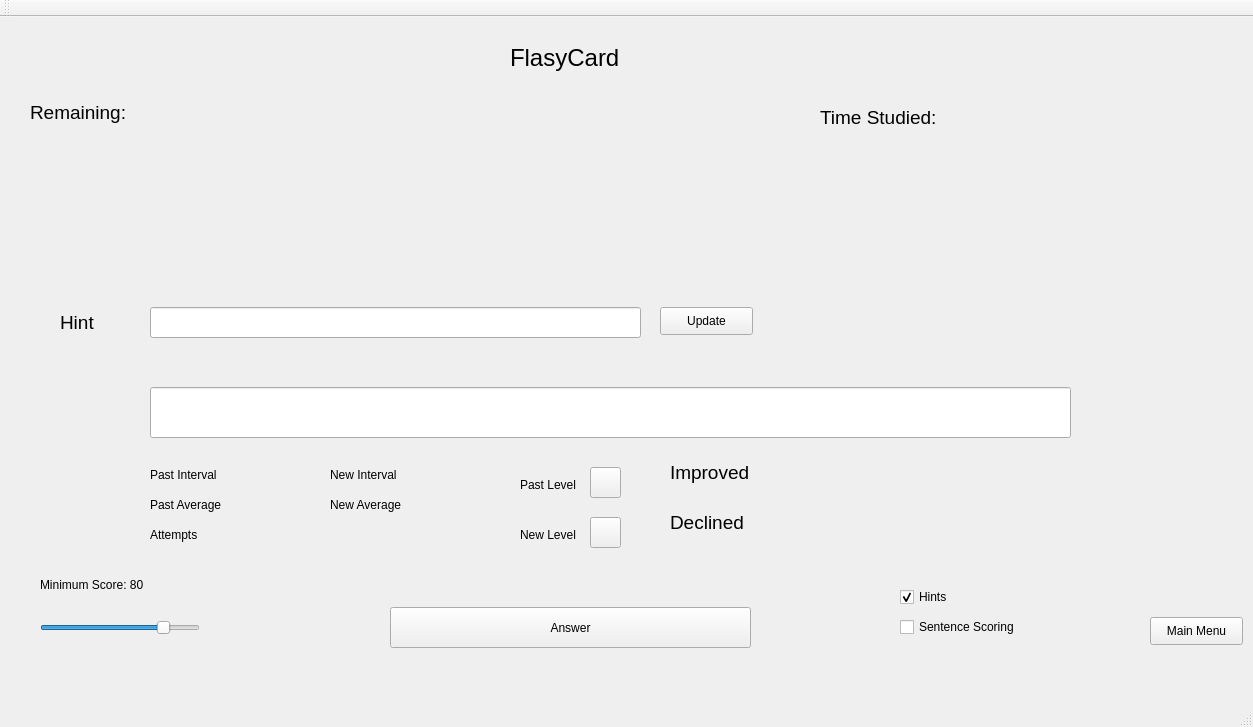
<?xml version="1.0" encoding="UTF-8"?>
<ui version="4.0">
 <class>MainWindow</class>
 <widget class="QMainWindow" name="MainWindow">
  <property name="geometry">
   <rect>
    <x>0</x>
    <y>0</y>
    <width>1253</width>
    <height>727</height>
   </rect>
  </property>
  <property name="windowTitle">
   <string>MainWindow</string>
  </property>
  <widget class="QWidget" name="centralWidget">
   <widget class="QStackedWidget" name="stackedWidget">
    <property name="geometry">
     <rect>
      <x>0</x>
      <y>70</y>
      <width>1251</width>
      <height>611</height>
     </rect>
    </property>
    <property name="currentIndex">
     <number>6</number>
    </property>
    <widget class="QWidget" name="Main">
     <widget class="QPushButton" name="mainDeckManager">
      <property name="geometry">
       <rect>
        <x>230</x>
        <y>150</y>
        <width>101</width>
        <height>71</height>
       </rect>
      </property>
      <property name="text">
       <string>Deck Manager</string>
      </property>
     </widget>
     <widget class="QPushButton" name="mainStudy">
      <property name="geometry">
       <rect>
        <x>230</x>
        <y>280</y>
        <width>101</width>
        <height>71</height>
       </rect>
      </property>
      <property name="text">
       <string>Study</string>
      </property>
     </widget>
     <widget class="QPushButton" name="mainDeckManager_2">
      <property name="geometry">
       <rect>
        <x>70</x>
        <y>150</y>
        <width>101</width>
        <height>71</height>
       </rect>
      </property>
      <property name="text">
       <string>Create Deck</string>
      </property>
     </widget>
     <widget class="QTableWidget" name="mainDeckView">
      <property name="geometry">
       <rect>
        <x>445</x>
        <y>91</y>
        <width>311</width>
        <height>341</height>
       </rect>
      </property>
     </widget>
     <widget class="QPushButton" name="mainStatsButton">
      <property name="geometry">
       <rect>
        <x>70</x>
        <y>280</y>
        <width>101</width>
        <height>71</height>
       </rect>
      </property>
      <property name="text">
       <string>Stats</string>
      </property>
     </widget>
    </widget>
    <widget class="QWidget" name="DeckMain">
     <widget class="QPushButton" name="deckManagerAddCard">
      <property name="geometry">
       <rect>
        <x>160</x>
        <y>140</y>
        <width>101</width>
        <height>71</height>
       </rect>
      </property>
      <property name="text">
       <string>Add Card</string>
      </property>
     </widget>
     <widget class="QPushButton" name="deckManagerImport">
      <property name="geometry">
       <rect>
        <x>160</x>
        <y>260</y>
        <width>101</width>
        <height>71</height>
       </rect>
      </property>
      <property name="text">
       <string>Import Cards</string>
      </property>
     </widget>
     <widget class="QLabel" name="deckManagerTitle">
      <property name="geometry">
       <rect>
        <x>210</x>
        <y>10</y>
        <width>351</width>
        <height>51</height>
       </rect>
      </property>
      <property name="font">
       <font>
        <pointsize>24</pointsize>
       </font>
      </property>
      <property name="text">
       <string/>
      </property>
     </widget>
     <widget class="QPushButton" name="deckManagerCollection">
      <property name="geometry">
       <rect>
        <x>160</x>
        <y>370</y>
        <width>101</width>
        <height>71</height>
       </rect>
      </property>
      <property name="text">
       <string>Manage Cards</string>
      </property>
     </widget>
    </widget>
    <widget class="QWidget" name="AddCard">
     <widget class="QLineEdit" name="addCardFront">
      <property name="geometry">
       <rect>
        <x>140</x>
        <y>190</y>
        <width>113</width>
        <height>22</height>
       </rect>
      </property>
     </widget>
     <widget class="QLineEdit" name="addCardBack">
      <property name="geometry">
       <rect>
        <x>140</x>
        <y>240</y>
        <width>113</width>
        <height>22</height>
       </rect>
      </property>
     </widget>
     <widget class="QLabel" name="label_4">
      <property name="geometry">
       <rect>
        <x>50</x>
        <y>190</y>
        <width>55</width>
        <height>16</height>
       </rect>
      </property>
      <property name="text">
       <string>Front</string>
      </property>
     </widget>
     <widget class="QLabel" name="label_5">
      <property name="geometry">
       <rect>
        <x>50</x>
        <y>240</y>
        <width>55</width>
        <height>16</height>
       </rect>
      </property>
      <property name="text">
       <string>Back</string>
      </property>
     </widget>
     <widget class="QPushButton" name="addCardButton">
      <property name="geometry">
       <rect>
        <x>470</x>
        <y>230</y>
        <width>101</width>
        <height>71</height>
       </rect>
      </property>
      <property name="text">
       <string>Add</string>
      </property>
     </widget>
     <widget class="QLabel" name="addCardTitle">
      <property name="geometry">
       <rect>
        <x>210</x>
        <y>20</y>
        <width>351</width>
        <height>51</height>
       </rect>
      </property>
      <property name="font">
       <font>
        <pointsize>24</pointsize>
       </font>
      </property>
      <property name="text">
       <string/>
      </property>
     </widget>
    </widget>
    <widget class="QWidget" name="CreateDeck">
     <widget class="QPushButton" name="createDeckButton">
      <property name="geometry">
       <rect>
        <x>620</x>
        <y>350</y>
        <width>111</width>
        <height>71</height>
       </rect>
      </property>
      <property name="text">
       <string>Create</string>
      </property>
     </widget>
     <widget class="QLineEdit" name="createDeckEdit">
      <property name="geometry">
       <rect>
        <x>380</x>
        <y>230</y>
        <width>113</width>
        <height>22</height>
       </rect>
      </property>
     </widget>
     <widget class="QLabel" name="label_3">
      <property name="geometry">
       <rect>
        <x>230</x>
        <y>220</y>
        <width>131</width>
        <height>41</height>
       </rect>
      </property>
      <property name="font">
       <font>
        <pointsize>14</pointsize>
       </font>
      </property>
      <property name="text">
       <string>Deck Name</string>
      </property>
     </widget>
     <widget class="QPushButton" name="createReturnMain">
      <property name="geometry">
       <rect>
        <x>870</x>
        <y>350</y>
        <width>111</width>
        <height>71</height>
       </rect>
      </property>
      <property name="text">
       <string>Main Menu</string>
      </property>
     </widget>
     <widget class="QLabel" name="label_17">
      <property name="geometry">
       <rect>
        <x>230</x>
        <y>260</y>
        <width>141</width>
        <height>41</height>
       </rect>
      </property>
      <property name="font">
       <font>
        <pointsize>14</pointsize>
       </font>
      </property>
      <property name="text">
       <string>Daily Updates</string>
      </property>
     </widget>
     <widget class="QLabel" name="label_21">
      <property name="geometry">
       <rect>
        <x>230</x>
        <y>300</y>
        <width>131</width>
        <height>41</height>
       </rect>
      </property>
      <property name="font">
       <font>
        <pointsize>14</pointsize>
       </font>
      </property>
      <property name="text">
       <string>Max Interval</string>
      </property>
     </widget>
     <widget class="QLineEdit" name="createUpdates">
      <property name="geometry">
       <rect>
        <x>380</x>
        <y>270</y>
        <width>113</width>
        <height>22</height>
       </rect>
      </property>
      <property name="text">
       <string>20</string>
      </property>
     </widget>
     <widget class="QLineEdit" name="createInterval">
      <property name="geometry">
       <rect>
        <x>380</x>
        <y>310</y>
        <width>113</width>
        <height>22</height>
       </rect>
      </property>
      <property name="text">
       <string>30</string>
      </property>
     </widget>
    </widget>
    <widget class="QWidget" name="Import">
     <widget class="QLabel" name="importTitle">
      <property name="geometry">
       <rect>
        <x>200</x>
        <y>10</y>
        <width>351</width>
        <height>51</height>
       </rect>
      </property>
      <property name="font">
       <font>
        <pointsize>24</pointsize>
       </font>
      </property>
      <property name="text">
       <string/>
      </property>
     </widget>
     <widget class="QPushButton" name="inputFileSelect">
      <property name="geometry">
       <rect>
        <x>480</x>
        <y>100</y>
        <width>93</width>
        <height>28</height>
       </rect>
      </property>
      <property name="text">
       <string>Select File</string>
      </property>
     </widget>
     <widget class="QLabel" name="importSampleBreakdown">
      <property name="geometry">
       <rect>
        <x>80</x>
        <y>250</y>
        <width>581</width>
        <height>21</height>
       </rect>
      </property>
      <property name="text">
       <string>TextLabel</string>
      </property>
     </widget>
     <widget class="QLabel" name="label_7">
      <property name="geometry">
       <rect>
        <x>100</x>
        <y>200</y>
        <width>101</width>
        <height>16</height>
       </rect>
      </property>
      <property name="text">
       <string>Object Seperator</string>
      </property>
     </widget>
     <widget class="QPushButton" name="inputCheckInput">
      <property name="geometry">
       <rect>
        <x>280</x>
        <y>300</y>
        <width>93</width>
        <height>28</height>
       </rect>
      </property>
      <property name="text">
       <string>Check Input</string>
      </property>
     </widget>
     <widget class="QComboBox" name="importSelector">
      <property name="geometry">
       <rect>
        <x>230</x>
        <y>200</y>
        <width>73</width>
        <height>22</height>
       </rect>
      </property>
      <item>
       <property name="text">
        <string>Tab</string>
       </property>
      </item>
      <item>
       <property name="text">
        <string>-</string>
       </property>
      </item>
      <item>
       <property name="text">
        <string>Other</string>
       </property>
      </item>
     </widget>
     <widget class="QLineEdit" name="importSeperatorEdit">
      <property name="geometry">
       <rect>
        <x>330</x>
        <y>200</y>
        <width>113</width>
        <height>22</height>
       </rect>
      </property>
      <property name="maxLength">
       <number>1</number>
      </property>
     </widget>
     <widget class="QLabel" name="label_6">
      <property name="geometry">
       <rect>
        <x>80</x>
        <y>310</y>
        <width>55</width>
        <height>16</height>
       </rect>
      </property>
      <property name="text">
       <string>Front</string>
      </property>
     </widget>
     <widget class="QLabel" name="label_8">
      <property name="geometry">
       <rect>
        <x>80</x>
        <y>340</y>
        <width>55</width>
        <height>16</height>
       </rect>
      </property>
      <property name="text">
       <string>Back</string>
      </property>
     </widget>
     <widget class="QLabel" name="label_9">
      <property name="geometry">
       <rect>
        <x>80</x>
        <y>370</y>
        <width>55</width>
        <height>16</height>
       </rect>
      </property>
      <property name="text">
       <string>Unit</string>
      </property>
     </widget>
     <widget class="QComboBox" name="importComboFront">
      <property name="geometry">
       <rect>
        <x>140</x>
        <y>310</y>
        <width>73</width>
        <height>22</height>
       </rect>
      </property>
      <item>
       <property name="text">
        <string>None</string>
       </property>
      </item>
     </widget>
     <widget class="QComboBox" name="importComboBack">
      <property name="geometry">
       <rect>
        <x>140</x>
        <y>340</y>
        <width>73</width>
        <height>22</height>
       </rect>
      </property>
      <item>
       <property name="text">
        <string>None</string>
       </property>
      </item>
     </widget>
     <widget class="QComboBox" name="importComboUnit">
      <property name="geometry">
       <rect>
        <x>140</x>
        <y>370</y>
        <width>73</width>
        <height>22</height>
       </rect>
      </property>
      <item>
       <property name="text">
        <string>None</string>
       </property>
      </item>
     </widget>
     <widget class="QPushButton" name="importImportButotn">
      <property name="geometry">
       <rect>
        <x>510</x>
        <y>420</y>
        <width>93</width>
        <height>28</height>
       </rect>
      </property>
      <property name="text">
       <string>Import</string>
      </property>
     </widget>
     <widget class="QLabel" name="label_10">
      <property name="geometry">
       <rect>
        <x>80</x>
        <y>400</y>
        <width>55</width>
        <height>16</height>
       </rect>
      </property>
      <property name="text">
       <string>Sound</string>
      </property>
     </widget>
     <widget class="QComboBox" name="importComboSound">
      <property name="geometry">
       <rect>
        <x>140</x>
        <y>400</y>
        <width>73</width>
        <height>22</height>
       </rect>
      </property>
      <item>
       <property name="text">
        <string>None</string>
       </property>
      </item>
     </widget>
     <widget class="QLabel" name="importFileLabel">
      <property name="geometry">
       <rect>
        <x>100</x>
        <y>110</y>
        <width>351</width>
        <height>21</height>
       </rect>
      </property>
      <property name="text">
       <string/>
      </property>
     </widget>
     <widget class="QPushButton" name="importReturnMain">
      <property name="geometry">
       <rect>
        <x>890</x>
        <y>460</y>
        <width>93</width>
        <height>28</height>
       </rect>
      </property>
      <property name="text">
       <string>Main</string>
      </property>
     </widget>
    </widget>
    <widget class="QWidget" name="DeckSummary">
     <widget class="QPushButton" name="deckSummaryStudy">
      <property name="geometry">
       <rect>
        <x>600</x>
        <y>310</y>
        <width>81</width>
        <height>51</height>
       </rect>
      </property>
      <property name="text">
       <string>Study</string>
      </property>
     </widget>
     <widget class="QLabel" name="label_11">
      <property name="geometry">
       <rect>
        <x>200</x>
        <y>160</y>
        <width>121</width>
        <height>31</height>
       </rect>
      </property>
      <property name="font">
       <font>
        <pointsize>14</pointsize>
       </font>
      </property>
      <property name="text">
       <string>Due Today:</string>
      </property>
     </widget>
     <widget class="QLabel" name="label_12">
      <property name="geometry">
       <rect>
        <x>200</x>
        <y>200</y>
        <width>131</width>
        <height>31</height>
       </rect>
      </property>
      <property name="font">
       <font>
        <pointsize>14</pointsize>
       </font>
      </property>
      <property name="text">
       <string>Cards Seen:</string>
      </property>
     </widget>
     <widget class="QLabel" name="label_13">
      <property name="geometry">
       <rect>
        <x>200</x>
        <y>240</y>
        <width>131</width>
        <height>31</height>
       </rect>
      </property>
      <property name="font">
       <font>
        <pointsize>14</pointsize>
       </font>
      </property>
      <property name="text">
       <string>Total Cards:</string>
      </property>
     </widget>
     <widget class="QLabel" name="deckSumToday">
      <property name="geometry">
       <rect>
        <x>340</x>
        <y>160</y>
        <width>121</width>
        <height>31</height>
       </rect>
      </property>
      <property name="font">
       <font>
        <pointsize>14</pointsize>
       </font>
      </property>
      <property name="text">
       <string/>
      </property>
     </widget>
     <widget class="QLabel" name="deckSumSeen">
      <property name="geometry">
       <rect>
        <x>340</x>
        <y>200</y>
        <width>121</width>
        <height>31</height>
       </rect>
      </property>
      <property name="font">
       <font>
        <pointsize>14</pointsize>
       </font>
      </property>
      <property name="text">
       <string/>
      </property>
     </widget>
     <widget class="QLabel" name="deckSumTotal">
      <property name="geometry">
       <rect>
        <x>340</x>
        <y>240</y>
        <width>121</width>
        <height>31</height>
       </rect>
      </property>
      <property name="font">
       <font>
        <pointsize>14</pointsize>
       </font>
      </property>
      <property name="text">
       <string/>
      </property>
     </widget>
     <widget class="QLabel" name="deckSumTitle">
      <property name="geometry">
       <rect>
        <x>320</x>
        <y>10</y>
        <width>391</width>
        <height>81</height>
       </rect>
      </property>
      <property name="font">
       <font>
        <pointsize>24</pointsize>
       </font>
      </property>
      <property name="text">
       <string/>
      </property>
     </widget>
    </widget>
    <widget class="QWidget" name="Study">
     <widget class="QLabel" name="studyRemaining">
      <property name="geometry">
       <rect>
        <x>30</x>
        <y>10</y>
        <width>311</width>
        <height>31</height>
       </rect>
      </property>
      <property name="font">
       <font>
        <pointsize>14</pointsize>
       </font>
      </property>
      <property name="text">
       <string>Remaining:</string>
      </property>
     </widget>
     <widget class="QLabel" name="studyFront">
      <property name="geometry">
       <rect>
        <x>150</x>
        <y>70</y>
        <width>681</width>
        <height>61</height>
       </rect>
      </property>
      <property name="font">
       <font>
        <pointsize>14</pointsize>
       </font>
      </property>
      <property name="text">
       <string/>
      </property>
     </widget>
     <widget class="QLabel" name="label_19">
      <property name="geometry">
       <rect>
        <x>60</x>
        <y>220</y>
        <width>51</width>
        <height>31</height>
       </rect>
      </property>
      <property name="font">
       <font>
        <pointsize>14</pointsize>
       </font>
      </property>
      <property name="text">
       <string>Hint</string>
      </property>
     </widget>
     <widget class="QLabel" name="studyAnswerLabel">
      <property name="geometry">
       <rect>
        <x>150</x>
        <y>150</y>
        <width>671</width>
        <height>41</height>
       </rect>
      </property>
      <property name="font">
       <font>
        <pointsize>16</pointsize>
       </font>
      </property>
      <property name="text">
       <string/>
      </property>
     </widget>
     <widget class="QLabel" name="studyHintLabel">
      <property name="geometry">
       <rect>
        <x>150</x>
        <y>260</y>
        <width>911</width>
        <height>31</height>
       </rect>
      </property>
      <property name="font">
       <font>
        <pointsize>14</pointsize>
       </font>
      </property>
      <property name="text">
       <string/>
      </property>
     </widget>
     <widget class="QLineEdit" name="studyHintEdit">
      <property name="geometry">
       <rect>
        <x>150</x>
        <y>220</y>
        <width>491</width>
        <height>31</height>
       </rect>
      </property>
      <property name="font">
       <font>
        <pointsize>14</pointsize>
       </font>
      </property>
     </widget>
     <widget class="QLineEdit" name="studyAnswerEdit">
      <property name="geometry">
       <rect>
        <x>150</x>
        <y>300</y>
        <width>921</width>
        <height>51</height>
       </rect>
      </property>
      <property name="font">
       <font>
        <pointsize>14</pointsize>
       </font>
      </property>
     </widget>
     <widget class="QPushButton" name="studyHintButton">
      <property name="geometry">
       <rect>
        <x>660</x>
        <y>220</y>
        <width>93</width>
        <height>28</height>
       </rect>
      </property>
      <property name="text">
       <string>Update</string>
      </property>
     </widget>
     <widget class="QPushButton" name="studyAnswerButton">
      <property name="geometry">
       <rect>
        <x>390</x>
        <y>520</y>
        <width>361</width>
        <height>41</height>
       </rect>
      </property>
      <property name="text">
       <string>Answer</string>
      </property>
     </widget>
     <widget class="QLabel" name="label_14">
      <property name="geometry">
       <rect>
        <x>150</x>
        <y>380</y>
        <width>81</width>
        <height>16</height>
       </rect>
      </property>
      <property name="text">
       <string>Past Interval</string>
      </property>
     </widget>
     <widget class="QLabel" name="label_15">
      <property name="geometry">
       <rect>
        <x>150</x>
        <y>440</y>
        <width>61</width>
        <height>16</height>
       </rect>
      </property>
      <property name="text">
       <string>Attempts</string>
      </property>
     </widget>
     <widget class="QLabel" name="label_16">
      <property name="geometry">
       <rect>
        <x>150</x>
        <y>410</y>
        <width>81</width>
        <height>16</height>
       </rect>
      </property>
      <property name="text">
       <string>Past Average</string>
      </property>
     </widget>
     <widget class="QLabel" name="studyPastAttempts">
      <property name="geometry">
       <rect>
        <x>240</x>
        <y>440</y>
        <width>55</width>
        <height>16</height>
       </rect>
      </property>
      <property name="text">
       <string/>
      </property>
     </widget>
     <widget class="QLabel" name="studyPastAverage">
      <property name="geometry">
       <rect>
        <x>240</x>
        <y>410</y>
        <width>55</width>
        <height>16</height>
       </rect>
      </property>
      <property name="text">
       <string/>
      </property>
     </widget>
     <widget class="QLabel" name="studyPastInterval">
      <property name="geometry">
       <rect>
        <x>240</x>
        <y>380</y>
        <width>55</width>
        <height>16</height>
       </rect>
      </property>
      <property name="text">
       <string/>
      </property>
     </widget>
     <widget class="QSlider" name="studyScoreSlider">
      <property name="geometry">
       <rect>
        <x>40</x>
        <y>530</y>
        <width>160</width>
        <height>22</height>
       </rect>
      </property>
      <property name="maximum">
       <number>100</number>
      </property>
      <property name="singleStep">
       <number>10</number>
      </property>
      <property name="value">
       <number>80</number>
      </property>
      <property name="orientation">
       <enum>Qt::Horizontal</enum>
      </property>
     </widget>
     <widget class="QLabel" name="studyMinScoreLabel">
      <property name="geometry">
       <rect>
        <x>40</x>
        <y>490</y>
        <width>131</width>
        <height>16</height>
       </rect>
      </property>
      <property name="text">
       <string>Minimum Score: 80</string>
      </property>
     </widget>
     <widget class="QCheckBox" name="studySentenceCheck">
      <property name="geometry">
       <rect>
        <x>900</x>
        <y>530</y>
        <width>201</width>
        <height>20</height>
       </rect>
      </property>
      <property name="text">
       <string>Sentence Scoring</string>
      </property>
     </widget>
     <widget class="QLabel" name="label_18">
      <property name="geometry">
       <rect>
        <x>330</x>
        <y>380</y>
        <width>81</width>
        <height>16</height>
       </rect>
      </property>
      <property name="text">
       <string>New Interval</string>
      </property>
     </widget>
     <widget class="QLabel" name="label_20">
      <property name="geometry">
       <rect>
        <x>330</x>
        <y>410</y>
        <width>81</width>
        <height>16</height>
       </rect>
      </property>
      <property name="text">
       <string>New Average</string>
      </property>
     </widget>
     <widget class="QLabel" name="studyNewInterval">
      <property name="geometry">
       <rect>
        <x>420</x>
        <y>380</y>
        <width>81</width>
        <height>16</height>
       </rect>
      </property>
      <property name="text">
       <string/>
      </property>
     </widget>
     <widget class="QLabel" name="studyNewAverage">
      <property name="geometry">
       <rect>
        <x>420</x>
        <y>410</y>
        <width>81</width>
        <height>16</height>
       </rect>
      </property>
      <property name="text">
       <string/>
      </property>
     </widget>
     <widget class="QPushButton" name="studyPrevLevel">
      <property name="geometry">
       <rect>
        <x>590</x>
        <y>380</y>
        <width>31</width>
        <height>31</height>
       </rect>
      </property>
      <property name="text">
       <string/>
      </property>
     </widget>
     <widget class="QPushButton" name="studyNewLevel">
      <property name="geometry">
       <rect>
        <x>590</x>
        <y>430</y>
        <width>31</width>
        <height>31</height>
       </rect>
      </property>
      <property name="text">
       <string/>
      </property>
     </widget>
     <widget class="QLabel" name="studyRemaining_2">
      <property name="geometry">
       <rect>
        <x>670</x>
        <y>370</y>
        <width>101</width>
        <height>31</height>
       </rect>
      </property>
      <property name="font">
       <font>
        <pointsize>14</pointsize>
       </font>
      </property>
      <property name="text">
       <string>Improved</string>
      </property>
     </widget>
     <widget class="QLabel" name="studyRemaining_3">
      <property name="geometry">
       <rect>
        <x>670</x>
        <y>420</y>
        <width>101</width>
        <height>31</height>
       </rect>
      </property>
      <property name="font">
       <font>
        <pointsize>14</pointsize>
       </font>
      </property>
      <property name="text">
       <string>Declined</string>
      </property>
     </widget>
     <widget class="QLabel" name="studyDeclined">
      <property name="geometry">
       <rect>
        <x>780</x>
        <y>420</y>
        <width>101</width>
        <height>31</height>
       </rect>
      </property>
      <property name="font">
       <font>
        <pointsize>14</pointsize>
       </font>
      </property>
      <property name="text">
       <string/>
      </property>
     </widget>
     <widget class="QLabel" name="studyImproved">
      <property name="geometry">
       <rect>
        <x>780</x>
        <y>370</y>
        <width>101</width>
        <height>31</height>
       </rect>
      </property>
      <property name="font">
       <font>
        <pointsize>14</pointsize>
       </font>
      </property>
      <property name="text">
       <string/>
      </property>
     </widget>
     <widget class="QCheckBox" name="studyHintCheck">
      <property name="geometry">
       <rect>
        <x>900</x>
        <y>500</y>
        <width>201</width>
        <height>20</height>
       </rect>
      </property>
      <property name="text">
       <string>Hints</string>
      </property>
      <property name="checked">
       <bool>true</bool>
      </property>
      <property name="tristate">
       <bool>false</bool>
      </property>
     </widget>
     <widget class="QLabel" name="studyAnswerPercentLabel">
      <property name="geometry">
       <rect>
        <x>320</x>
        <y>440</y>
        <width>191</width>
        <height>51</height>
       </rect>
      </property>
      <property name="font">
       <font>
        <pointsize>16</pointsize>
       </font>
      </property>
      <property name="text">
       <string/>
      </property>
     </widget>
     <widget class="QLabel" name="studyElapsedTIme">
      <property name="geometry">
       <rect>
        <x>820</x>
        <y>10</y>
        <width>311</width>
        <height>41</height>
       </rect>
      </property>
      <property name="font">
       <font>
        <pointsize>14</pointsize>
       </font>
      </property>
      <property name="text">
       <string>Time Studied:</string>
      </property>
     </widget>
     <widget class="QPushButton" name="studyMainMenu">
      <property name="geometry">
       <rect>
        <x>1150</x>
        <y>530</y>
        <width>93</width>
        <height>28</height>
       </rect>
      </property>
      <property name="text">
       <string>Main Menu</string>
      </property>
     </widget>
     <widget class="QLabel" name="label_79">
      <property name="geometry">
       <rect>
        <x>520</x>
        <y>390</y>
        <width>61</width>
        <height>16</height>
       </rect>
      </property>
      <property name="text">
       <string>Past Level</string>
      </property>
     </widget>
     <widget class="QLabel" name="label_80">
      <property name="geometry">
       <rect>
        <x>520</x>
        <y>440</y>
        <width>61</width>
        <height>16</height>
       </rect>
      </property>
      <property name="text">
       <string>New Level</string>
      </property>
     </widget>
    </widget>
    <widget class="QWidget" name="CollectionManager">
     <widget class="QTableWidget" name="collectionUnitList">
      <property name="geometry">
       <rect>
        <x>80</x>
        <y>150</y>
        <width>251</width>
        <height>361</height>
       </rect>
      </property>
     </widget>
     <widget class="QTableWidget" name="collectionCardList">
      <property name="geometry">
       <rect>
        <x>610</x>
        <y>150</y>
        <width>251</width>
        <height>361</height>
       </rect>
      </property>
     </widget>
     <widget class="QPushButton" name="collectionActivate">
      <property name="geometry">
       <rect>
        <x>380</x>
        <y>520</y>
        <width>93</width>
        <height>28</height>
       </rect>
      </property>
      <property name="text">
       <string>Activate</string>
      </property>
     </widget>
     <widget class="QPushButton" name="collectionDeactivate">
      <property name="geometry">
       <rect>
        <x>490</x>
        <y>520</y>
        <width>93</width>
        <height>28</height>
       </rect>
      </property>
      <property name="text">
       <string>Deactivate</string>
      </property>
     </widget>
    </widget>
    <widget class="QWidget" name="MultiStudy"/>
   </widget>
   <widget class="QLabel" name="deckTitle">
    <property name="geometry">
     <rect>
      <x>510</x>
      <y>20</y>
      <width>311</width>
      <height>41</height>
     </rect>
    </property>
    <property name="font">
     <font>
      <pointsize>18</pointsize>
     </font>
    </property>
    <property name="text">
     <string>FlasyCard</string>
    </property>
   </widget>
   <widget class="QLabel" name="userName">
    <property name="geometry">
     <rect>
      <x>1000</x>
      <y>10</y>
      <width>241</width>
      <height>41</height>
     </rect>
    </property>
    <property name="font">
     <font>
      <pointsize>18</pointsize>
     </font>
    </property>
    <property name="text">
     <string/>
    </property>
   </widget>
  </widget>
  <widget class="QMenuBar" name="menuBar">
   <property name="geometry">
    <rect>
     <x>0</x>
     <y>0</y>
     <width>1253</width>
     <height>26</height>
    </rect>
   </property>
  </widget>
  <widget class="QToolBar" name="mainToolBar">
   <attribute name="toolBarArea">
    <enum>TopToolBarArea</enum>
   </attribute>
   <attribute name="toolBarBreak">
    <bool>false</bool>
   </attribute>
  </widget>
  <widget class="QStatusBar" name="statusBar"/>
 </widget>
 <layoutdefault spacing="6" margin="11"/>
 <resources/>
 <connections/>
</ui>
